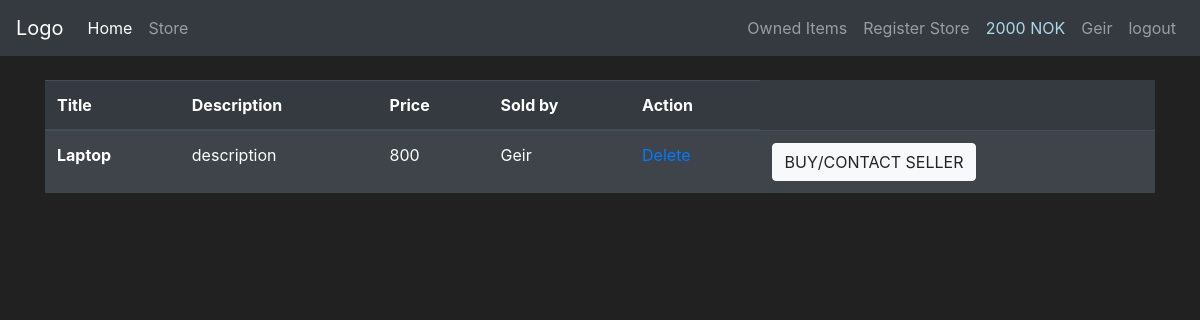
/owned_goods (signed in), run on an earlier commit of the app's database.
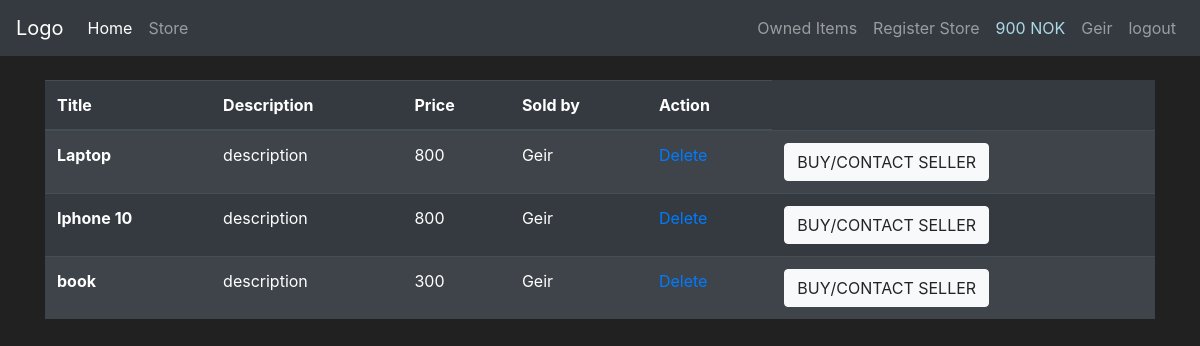
And on a later commit of the database.
### app_flask/models.py (models this page shows, shortened)
class User(db.Model, UserMixin):
    id = db.Column(db.Integer(), primary_key=True)
    username = db.Column(db.String(length=25), nullable=False, unique=True)
    email = db.Column(db.String(length=60), nullable=False, unique=True)
    password_hash = db.Column(db.String(length=60), nullable=False)
    profile_type = db.Column(db.Boolean(), nullable=False, default=False)
    cash = db.Column(db.Integer(), nullable=False, default=2000)
    goods = db.relationship('Goods', backref='goods_owned_by_user', lazy=True)
    store = db.relationship('Store', backref='store_owner', lazy=True)
    @property
    def password(self):
        return self.password

class Goods(db.Model):
    id = db.Column(db.Integer, primary_key=True)
    name = db.Column(db.String(30), unique=True, nullable=False)
    description = db.Column(db.String(70), unique=False, nullable=False)
    price = db.Column(db.Integer, unique=False, nullable=False)
    product_number = db.Column(db.String(length=6), nullable=False, unique=True)
    user_owner = db.Column(db.Integer(), db.ForeignKey('user.id'))
    store_owner = db.Column(db.Integer(), db.ForeignKey('store.id'))

### app_flask/routes.py (the view)
@app.route('/owned_goods', methods=['GET', 'POST'])
def show_owned_goods():
    db_goods = db.session.query(User, Goods).filter(User.id == Goods.user_owner).all()
    return render_template('showGoods.html', db_goods=db_goods)

### app_flask/models.py (called while the page is built)
@login_manager.user_loader
def load_user(user_id):
    return User.query.get(int(user_id))

### app_flask/templates/showGoods.html (shortened to what this page needs)
{% extends 'base.html' %}
{% block content %}
<div class="container">
    <br>
    <table class="table table-dark table-striped">
      <thead>
        <tr>
          <th scope="col">Title</th>
          <th scope="col">Description</th>
          <th scope="col">Price</th>
          <th scope="col">Sold by</th>
          <th scope="col">Action</th>
        </tr>
      </thead>
      <tbody>
      {%for users, goods in db_goods%}
        <tr>
          <th scope="row" class=".table-striped">
                {{ goods.name }}
            <br>
            </th>
          <td class=".table-striped">{{ goods.description}}</td>
          <td class=".table-striped">{{ goods.price}}</td>
          <td class=".table-striped">{{ users.username}}</td>
          <td class=".table-striped"><a href="{{ url_for('delete_goods', id=goods.id)}}">Delete</a></td>
          <td class=".table-striped"><button type="button" class="btn btn-light">BUY/CONTACT SELLER</button></td>
        </tr>
      {% endfor %}
      </tbody>
    </table>
</div>
{% endblock %}

### app_flask/templates/base.html (shortened to what this page needs)
<!doctype html>
<html lang="en">
   <head>
      <link rel="stylesheet" href="https://cdn.jsdelivr.net/npm/bootstrap@4.5.3/dist/css/bootstrap.min.css">
   </head>
   <body>
    <nav class="navbar navbar-expand-md navbar-dark bg-dark">
        <a class="navbar-brand" href="{{ url_for('home_page') }}">Logo</a>
        <div class="collapse navbar-collapse" id="navbarNav">
            <ul class="navbar-nav mr-auto">
                <li class="nav-item active">
                    <a class="nav-link" href="{{ url_for('home_page') }}">Home <span class="sr-only">(current)</span></a>
                </li>
                <li class="nav-item">
                    <a class="nav-link" href="{{ url_for('store_page') }}">Store</a>
                </li>
            </ul>
            {% if current_user.is_authenticated and current_user.profile_type==1 %}
            <ul class="navbar-nav">
                <li class="nav-item">
                    <a class="nav-link" href="{{ url_for('add_goods')}}">Post an item</a>
                </li>
                <li class="nav-item">
                    <a class="nav-link" href="#" style="color:lightblue">{{ current_user.cash }} NOK</a>
                </li>
                <li class="nav-item">
                    <a class="nav-link">{{ current_user.username }}</a>
                </li>
                <li class="nav-item">
                    <a class="nav-link" href="{{ url_for('logout_page') }}">logout</a>
                </li>
            </ul>
            {% elif current_user.is_authenticated %}
            <ul class="navbar-nav">
                <li class="nav-item">
                    <a class="nav-link" href="{{ url_for('show_owned_goods')}}">Owned Items</a>
                </li>
                <li class="nav-item">
                    <a class="nav-link" href="{{ url_for('register_store') }}">Register Store</a>
                </li>
                <li class="nav-item">
                    <a class="nav-link" href="#" style="color:lightblue">{{ current_user.cash }} NOK</a>
                </li>
                <li class="nav-item">
                    <a class="nav-link">{{ current_user.username }}</a>
                </li>
                <li class="nav-item">
                    <a class="nav-link" href="{{ url_for('logout_page') }}">logout</a>
                </li>
            </ul>
            {% endif %}
        </div>
      </nav>
      {% block content %}
      {% endblock %}
   </body>
</html>

What changed in the data, as far as the page shows it:
now on one of the page's lists (row edited): User: name "Iphone 10", description "description", price "800", username "Geir", name "book", price "300"
changed User "Geir": cash "2000" → "900"
